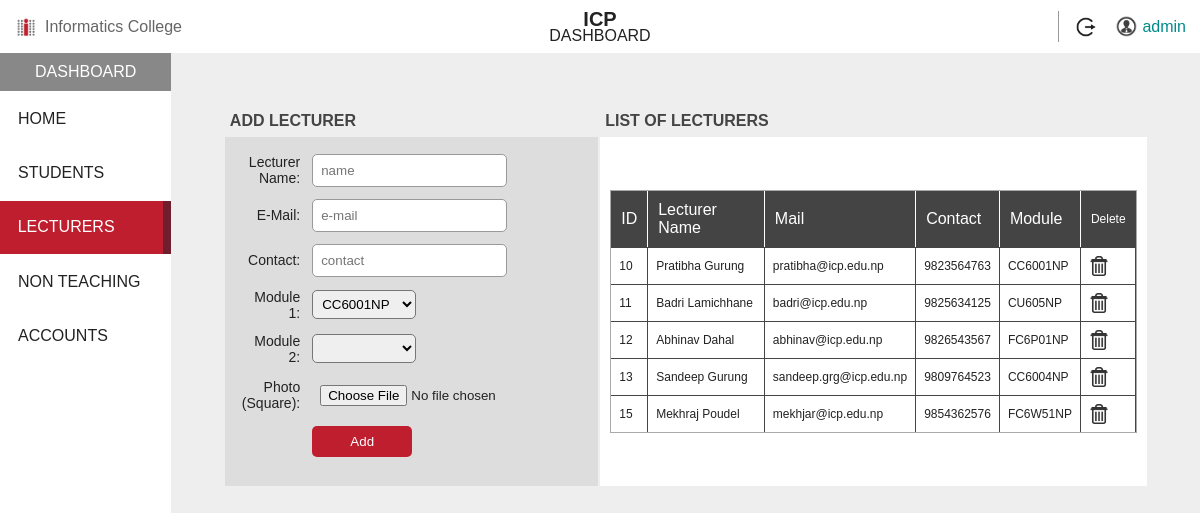
The app's page /rte_admin/lecturers.php (signed in) with its own data.
### tables this page shows
CREATE TABLE `icp_lecturers` (
  `ID` int(10) NOT NULL,
  `Name` varchar(50) NOT NULL,
  `Email` varchar(50) DEFAULT NULL,
  `Contact` varchar(20) DEFAULT NULL,
  `Module` varchar(20) DEFAULT NULL,
  `Profile` blob
);

### fetchers/getLecturers.php (the view, shortened to what this page needs)
<?php
  include("conn.php");
  getStudent();
function getStudent(){
  global $con;
  $query = "SELECT * FROM icp_lecturers";
  $run = mysqli_query($con,$query);
  $row_num = mysqli_num_rows($run)  or die("Error data fetching.");
  if($row_num>0){
    while($row = mysqli_fetch_assoc($run)){
      $id = $row["ID"];
      $name = $row["Name"];
      $mail = $row["Email"];
      $contact = $row["Contact"];
      $module = $row["Module"];
      echo "<tr>
      <td style='font-size:12px;padding:8px;border-right:1px solid #444; border-top:1px solid #444;'>$id</td>
      <td style='font-size:12px;padding:8px;border-right:1px solid #444; border-top:1px solid #444;'>$name</td>
      <td style='font-size:12px;padding:8px;border-right:1px solid #444; border-top:1px solid #444;'>$mail</td>
      <td style='font-size:12px;padding:8px;border-right:1px solid #444; border-top:1px solid #444;'>$contact</td>
      <td style='font-size:12px;padding:8px;border-right:1px solid #444; border-top:1px solid #444;'>$module</td>
      <td style='font-size:12px;padding:8px;border-right:1px solid #444; border-top:1px solid #444;'>
      <a href='../fetchers/delLecturer.php?id=".$id."'><img style='width:20px;' src='../assets/delete.png'/></a></td>
      </tr>";
    }
  }
  else{
  echo "Please add students.";
  }
}
?>

### style/dashboard_main.css (style rules this page uses)
body { margin:0px; padding:0px; font-family: sans-serif; color:#bf1e2e; }
.wrap a { color: #FFF; list-style: none; text-decoration: none; }

### style/login_main.css (style rules this page uses)
body { margin:0px; padding:0px; font-family: sans-serif; color:#222; }

### records on screen
icp_lecturers: ID "10", Name "Pratibha Gurung", Email "pratibha@icp.edu.np", Contact "9823564763", Module "CC6001NP"
icp_lecturers: ID "11", Name "Badri Lamichhane", Email "badri@icp.edu.np", Contact "9825634125", Module "CU605NP"
icp_lecturers: ID "12", Name "Abhinav Dahal", Email "abhinav@icp.edu.np", Contact "9826543567", Module "FC6P01NP"
icp_lecturers: ID "13", Name "Sandeep Gurung", Email "sandeep.grg@icp.edu.np", Contact "9809764523", Module "CC6004NP"
icp_lecturers: ID "15", Name "Mekhraj Poudel", Email "mekhjar@icp.edu.np", Contact "9854362576", Module "FC6W51NP"

### other values on screen
$user "admin"
